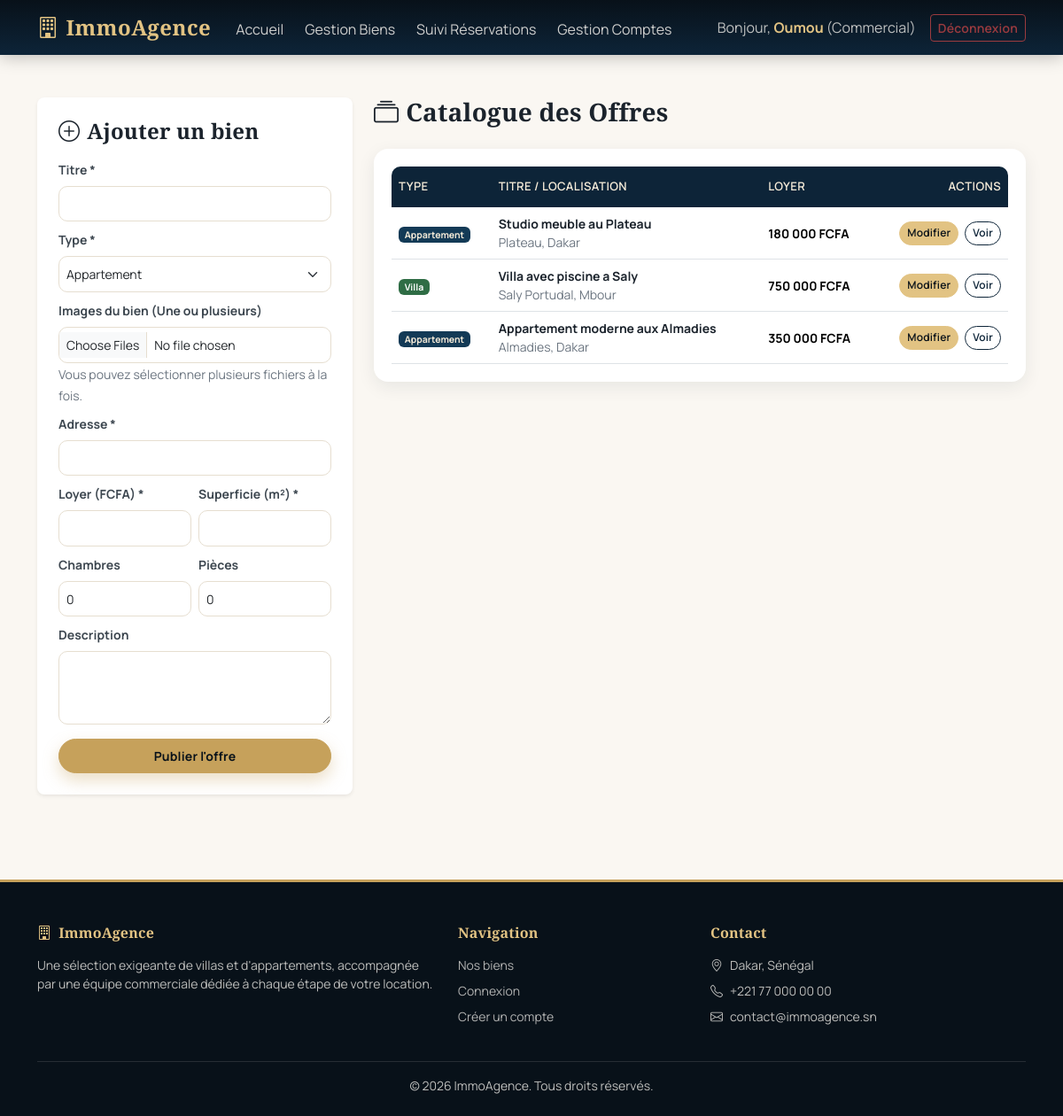
Page /commercial/gestion_biens.php (signed in) on the committed database.
### tables this page shows
CREATE TABLE `biens` (
  `id_bien` int(11) NOT NULL,
  `titre` varchar(200) NOT NULL,
  `description` text DEFAULT NULL,
  `adresse` varchar(255) NOT NULL,
  `prix_mensuel` decimal(12,2) NOT NULL,
  `superficie` decimal(10,2) NOT NULL,
  `nb_chambres` int(11) NOT NULL DEFAULT 0,
  `nb_pieces` int(11) NOT NULL DEFAULT 0,
  `type` enum('Appartement','Villa') NOT NULL,
  `date_ajout` timestamp NOT NULL DEFAULT current_timestamp()
);

### commercial/gestion_biens.php (the view, shortened to what this page needs)
<?php
require_once '../config/bootstrap.php';
include_once '../includes/header.php';
try {
    $biens = $pdo->query("SELECT * FROM BIENS ORDER BY id_bien DESC")->fetchAll();
} catch (PDOException $e) {
    error_log('Erreur de récupération des biens : ' . $e->getMessage());
    $biens = [];
}
?>
<main class="container my-5">
    <div class="row g-4">
        <div class="col-lg-4">
            <div class="card p-4 border-0 shadow-sm bg-white rounded-3">
                <h4 class="fw-bold text-dark mb-3"><i class="bi bi-plus-circle me-2"></i>Ajouter un bien</h4>
                <form method="POST" action="gestion_biens.php" enctype="multipart/form-data">
                    <div class="mb-2">
                        <label class="form-label small fw-bold text-secondary">Titre *</label>
                        <input type="text" name="titre" class="form-control form-control-sm" required>
                    </div>
                    <div class="mb-2">
                        <label class="form-label small fw-bold text-secondary">Type *</label>
                        <select name="type" class="form-select form-select-sm" required>
                            <option value="Appartement">Appartement</option>
                        </select>
                    </div>
                    <div class="mb-2">
                        <label class="form-label small fw-bold text-secondary">Images du bien (Une ou plusieurs)</label>
                        <input type="file" name="images_bien[]" class="form-control form-control-sm" accept="image/*" multiple>
                        <small class="text-muted text-xs">Vous pouvez sélectionner plusieurs fichiers à la fois.</small>
                    </div>
                    <div class="mb-2">
                        <label class="form-label small fw-bold text-secondary">Adresse *</label>
                        <input type="text" name="adresse" class="form-control form-control-sm" required>
                    </div>
                    <div class="row g-2 mb-2">
                        <div class="col-6">
                            <label class="form-label small fw-bold text-secondary">Loyer (FCFA) *</label>
                            <input type="number" name="prix_mensuel" class="form-control form-control-sm" required>
                        </div>
                        <div class="col-6">
                            <label class="form-label small fw-bold text-secondary">Superficie (m²) *</label>
                            <input type="number" name="superficie" class="form-control form-control-sm" required>
                        </div>
                    </div>
                    <div class="row g-2 mb-2">
                        <div class="col-6">
                            <label class="form-label small fw-bold text-secondary">Chambres</label>
                            <input type="number" name="nb_chambres" class="form-control form-control-sm" value="0">
                        </div>
                        <div class="col-6">
                            <label class="form-label small fw-bold text-secondary">Pièces</label>
                            <input type="number" name="nb_pieces" class="form-control form-control-sm" value="0">
                        </div>
                    </div>
                    <div class="mb-3">
                        <label class="form-label small fw-bold text-secondary">Description</label>
                        <textarea name="description" class="form-control form-control-sm" rows="3"></textarea>
                    </div>
                    <button type="submit" class="btn btn-primary btn-sm w-100 py-2 rounded-pill fw-bold">Publier l'offre</button>
                </form>
            </div>
        </div>
        <div class="col-lg-8">
            <h3 class="fw-bold text-dark mb-4"><i class="bi bi-collection me-2"></i>Catalogue des Offres</h3>
            <div class="table-responsive-custom">
                <?php if (count($biens) > 0): ?>
                    <table class="table table-hover align-middle mb-0 small">
                        <thead class="table-light">
                            <tr>
                                <th>Type</th>
                                <th>Titre / Localisation</th>
                                <th>Loyer</th>
                                <th class="text-end">Actions</th>
                            </tr>
                        </thead>
                        <tbody>
                            <?php foreach ($biens as $b): ?>
                                <tr>
                                    <td><span class="badge <?php echo $b['type'] === 'Villa' ? 'bg-success' : 'bg-primary'; ?>"><?php echo $b['type']; ?></span></td>
                                    <td>
                                        <div class="fw-bold text-dark"><?php echo htmlspecialchars($b['titre']); ?></div>
                                        <span class="text-muted text-xs"><?php echo htmlspecialchars($b['adresse']); ?></span>
                                    </td>
                                    <td class="fw-bold price-tag"><?php echo number_format($b['prix_mensuel'], 0, ',', ' '); ?> FCFA</td>
                                    <td class="text-end">
                                        <a href="modifier_bien.php?id=<?php echo $b['id_bien']; ?>" class="btn btn-xs btn-warning rounded-pill px-2 me-1">Modifier</a>
                                        <a href="../detail_bien.php?id=<?php echo $b['id_bien']; ?>" class="btn btn-xs btn-outline-dark rounded-pill px-2" target="_blank">Voir</a>
                                    </td>
                                </tr>
                            <?php endforeach; ?>
                        </tbody>
                    </table>
                <?php else: ?>
                    <p class="text-center text-muted my-4">Aucun bien enregistré.</p>
                <?php endif; ?>
            </div>
        </div>
    </div>
</main>
<?php include_once '../includes/footer.php'; ?>

### css/style.css (style rules this page uses)
:root { --navy-950: #081119; --navy-900: #0d2438; --navy-800: #133a56; --navy-700: #1c4d70; --gold-100: #f6ecd9; --gold-300: #e2c383; --gold-500: #c6a15b; --gold-600: #ad893f; --gold-700: #8f7233; --emerald-600: #2f6d45; --emerald-700: #24532f; --brick-600: #9c3b3f; --brick-700: #7c2f32; --cream-50: #faf7f2; --cream-100: #f2ece1; --ink-900: #1b232c; --ink-700: #3d4750; --ink-500: #6b7580; --border-soft: #e6ded0; --card-shadow: rgba(13, 36, 56, 0.08) 0px 6px 20px 0px; --card-hover-shadow: rgba(13, 36, 56, 0.18) 0px 16px 36px 0px; --font-display: 'Playfair Display', Georgia, 'Times New Roman', serif; --font-body: 'Manrope', 'Segoe UI', Tahoma, Geneva, Verdana, sans-serif; }
body { background-color: var(--cream-50); font-family: var(--font-body); color: var(--ink-900); display: flex; flex-direction: column; min-height: 100vh; }
main, .container { flex: 1; }
h1, h2, h3, h4, h5, h6, .fw-display { font-family: var(--font-display); letter-spacing: 0.2px; }
a { color: var(--navy-800); }
.text-dark { color: var(--ink-900) !important; }
.text-secondary { color: var(--ink-700) !important; }
.text-muted { color: var(--ink-500) !important; }
.bg-primary { background-color: var(--navy-800) !important; }
.bg-success { background-color: var(--emerald-600) !important; }
.btn { font-weight: 600; letter-spacing: 0.2px; }
.btn-primary { --bs-btn-bg: var(--gold-500); --bs-btn-border-color: var(--gold-500); --bs-btn-hover-bg: var(--gold-600); --bs-btn-hover-border-color: var(--gold-600); --bs-btn-active-bg: var(--gold-700); --bs-btn-active-border-color: var(--gold-700); --bs-btn-color: var(--navy-950); --bs-btn-hover-color: var(--navy-950); --bs-btn-active-color: var(--navy-950); --bs-btn-disabled-bg: var(--gold-300); --bs-btn-disabled-border-color: var(--gold-300); box-shadow: rgba(198, 161, 91, 0.35) 0px 8px 18px 0px; }
.btn-outline-dark { --bs-btn-color: var(--navy-900); --bs-btn-border-color: var(--navy-900); --bs-btn-hover-bg: var(--navy-900); --bs-btn-hover-border-color: var(--navy-900); }
.btn-warning { --bs-btn-bg: var(--gold-300); --bs-btn-border-color: var(--gold-300); --bs-btn-color: var(--navy-950); --bs-btn-hover-bg: var(--gold-500); --bs-btn-hover-border-color: var(--gold-500); }
.btn-xs { padding: 0.2rem 0.6rem; font-size: 0.75rem; border-radius: 30px; }
.badge.bg-primary { background-color: var(--navy-800) !important; color: var(--gold-100); }
.badge.bg-success { background-color: var(--emerald-600) !important; }
.form-label { color: var(--ink-700); }
.form-control, .form-select { border: 1px solid var(--border-soft); border-radius: 10px; padding-top: 0.55rem; padding-bottom: 0.55rem; }
.card { border-radius: 16px; }
.table-responsive-custom { background: #ffffff; border-radius: 16px; padding: 20px; box-shadow: var(--card-shadow); }
.table-responsive-custom .table thead.table-light th { background-color: var(--navy-900); color: var(--gold-100); border: none; font-weight: 600; font-size: 0.82rem; text-transform: uppercase; letter-spacing: 0.4px; padding-top: 0.85rem; padding-bottom: 0.85rem; }
.table-responsive-custom .table thead.table-light tr th:first-child { border-top-left-radius: 10px; }
.table-responsive-custom .table thead.table-light tr th:last-child { border-top-right-radius: 10px; }

### rows in the picture
biens: type "Appartement", titre "Studio meuble au Plateau", adresse "Plateau, Dakar", prix_mensuel "180 000"
biens: type "Villa", titre "Villa avec piscine a Saly", adresse "Saly Portudal, Mbour", prix_mensuel "750 000"
biens: type "Appartement", titre "Appartement moderne aux Almadies", adresse "Almadies, Dakar", prix_mensuel "350 000"

### other values in the picture
$_SESSION['prenom'] "Oumou"
$_SESSION['role'] "Commercial"
